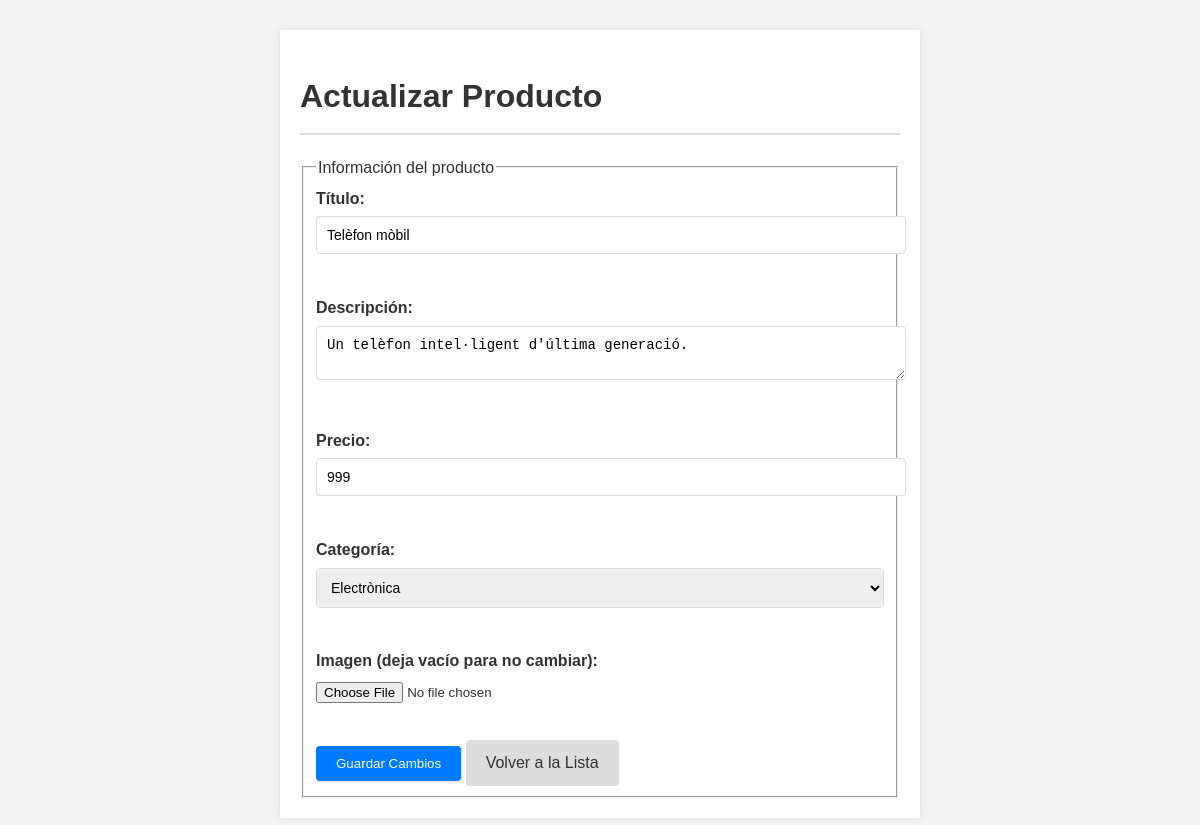
Page /products/update/1/ on the earlier database version.
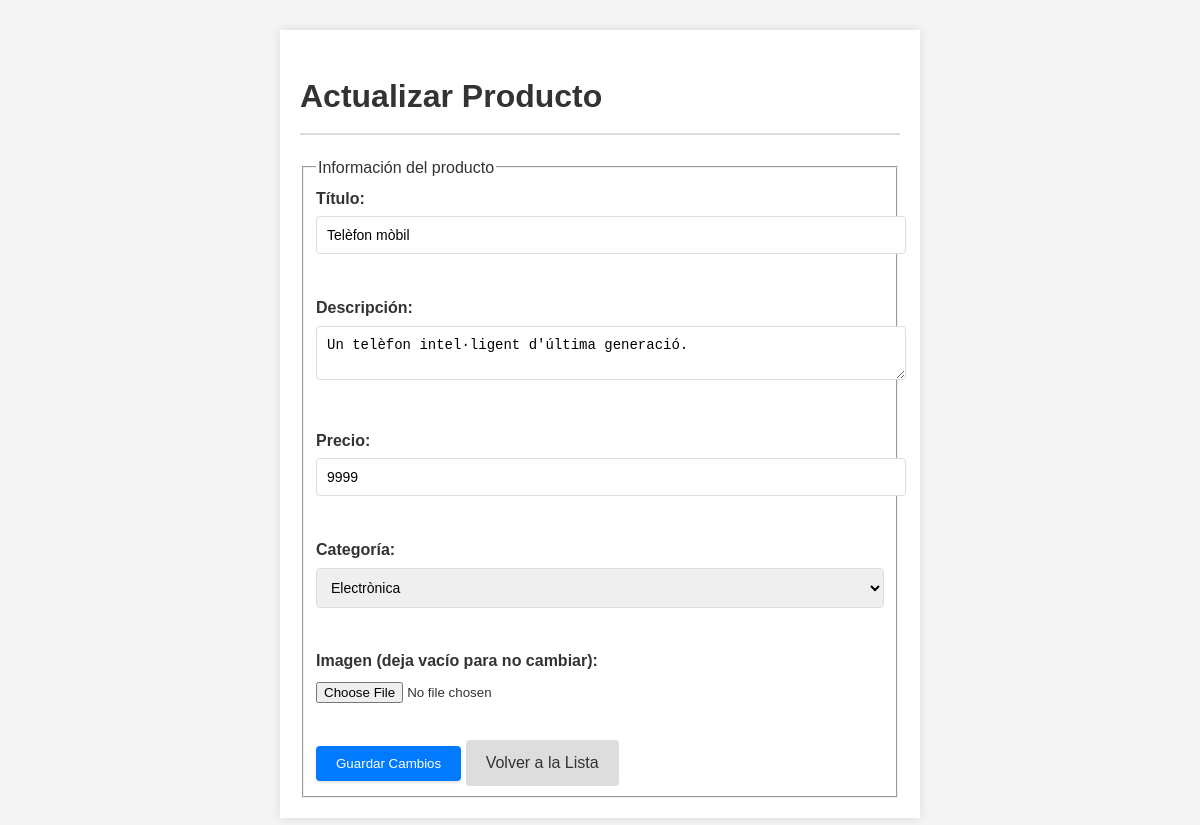
Same page on the later database version.
### models.py (models this page shows)
class products(db.Model):
    id = db.Column(db.Integer, primary_key=True)
    title = db.Column(db.String)
    description = db.Column(db.String)
    photo = db.Column(db.String)
    price = db.Column(db.Float)
    category_id = db.Column(db.Integer, db.ForeignKey('categories.id'), nullable=False)
    created = db.Column(DateTime, default=db.func.current_timestamp())
    updated = db.Column(DateTime, default=db.func.current_timestamp(), onupdate=db.func.current_timestamp())

class categories(db.Model):
    id = db.Column(db.Integer, primary_key=True)
    name = db.Column(db.String, unique=True)
    slug = db.Column(db.String, unique=True)
    products = db.relationship('products', backref='category', lazy=True)

### routes_main.py (the view, shortened to what this page needs)
@routes_main.route('/products/update/<int:product_id>/', methods=['GET', 'POST'])
def update_product(product_id):
    product = products.query.get(product_id)
    category_list = categories.query.all()
    return render_template('products/update.html', product=product, categories=category_list)

### templates/products/update.html (shortened to what this page needs)
<!DOCTYPE html>
<html lang="es">
<head>
    <link rel="stylesheet" type="text/css" href="/static/style/style_create.css">
</head>
<body>
    <div class="container">
        <h1>Actualizar Producto</h1>
        <form action="{{ url_for('routes_main.update_product', product_id=product.id) }}" method="post" enctype="multipart/form-data">
            <fieldset>
                <legend>Información del producto</legend>
                <label for="title">Título:</label>
                <input type="text" id="title" name="title" value="{{ product.title }}" required><br><br>
                <label for="description">Descripción:</label>
                <textarea id="description" name="description" required>{{ product.description }}</textarea><br><br>
                <label for="price">Precio:</label>
                <input type="number" id="price" name="price" step="0.01" value="{{ product.price }}" required><br><br>
                <label for="category">Categoría:</label>
                <select id="category" name="category" required>
                    {% for category in categories %}
                    <option value="{{ category.id }}" {% if category.id == product.category_id %} selected {% endif %}>{{ category.name }}</option>
                    {% endfor %}
                </select><br><br>
                <label for="image">Imagen (deja vacío para no cambiar):</label>
                <input type="file" id="image" name="image" accept="image/*"><br><br>
                <input type="submit" value="Guardar Cambios">
                <a href="/products/list/" class="btn-back">Volver a la Lista</a>
            </fieldset>
        </form>
    </div>
</body>
</html>

Differences in the rows shown:
changed products "Telèfon mòbil": price "999" → "9999"
